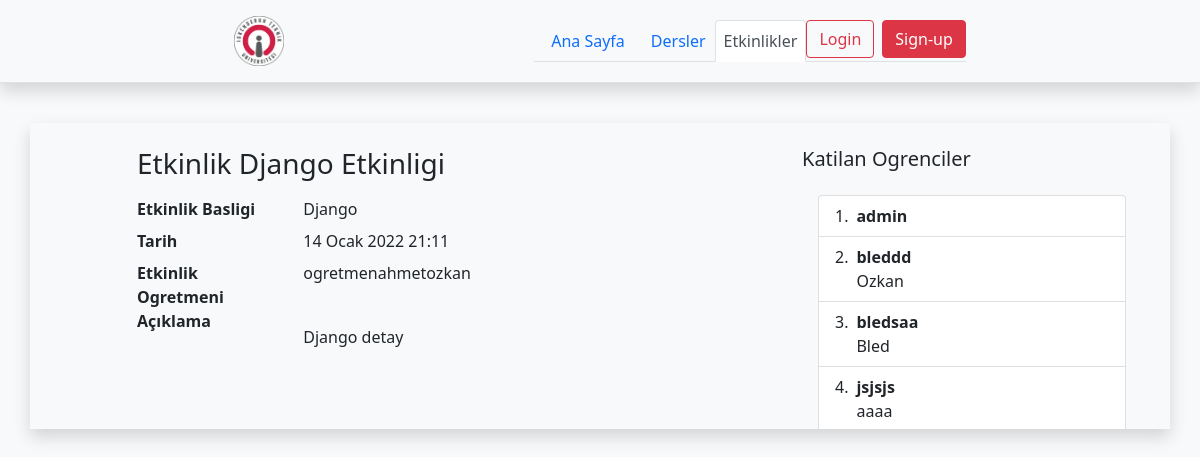
The page /events/event/8 on the database its author committed.
### events/models.py (models this page shows, shortened)
class Event(models.Model):
    teacher = models.ForeignKey(User, null=True,on_delete=models.CASCADE)
    name = models.CharField(max_length=128,unique=True,verbose_name="Etkinlik adi")
    image  = models.ImageField(upload_to="events/%Y/%m/%d/",default = "events/default_lesson_image.png")
    title = models.CharField(max_length=128, null=True,verbose_name="Baslik")
    description = RichTextField(verbose_name="Icerik")
    students = models.ManyToManyField(User, blank=True,related_name='event_joined')
    date = models.DateTimeField(auto_now=True)
    avaliable = models.BooleanField(default =True)

### events/views.py (the view)
# urls.py: path('event/<int:event_id>',views.event_detail,name="event_detail"),
def event_detail(request,event_id):
    pass
    current_user = request.user
    event = Event.objects.get(id = event_id)
    context = {
       'event':event
    }
    return render(request,'events/event.html',context)

### templates/events/event.html (shortened to what this page needs)
{% extends "base.html" %}
{% load static %}
{% block body %}
{% load crispy_forms_tags %}
<div class="container shadow">
  <div class="row ">
    <div class="col-1"></div>
    <div class="col-7">
<br>
      <h3>{{event.name}} Etkinligi</h3>
      <dl class="row">
        <dt class="col-sm-3">Etkinlik Basligi</dt>
        <dd class="col-sm-9">{{event.title}}</dd>
        <dt class="col-sm-3">Tarih</dt>
        <dd class="col-sm-9">{{event.date }}</dd>
        <dt class="col-sm-3">Etkinlik Ogretmeni</dt>
        <dd class="col-sm-9">{{event.teacher }}</dd>
          <dt class="col-sm-3">Açıklama</dt>
        <dd class="col-sm-9">
          <p>{{event.description | safe }}</p>
        </dd>
      </dl>
    </div>
    <div class="col-4">
        <br>  <h5>Katilan Ogrenciler</h5>
        <div class="overflow-auto p-3 mb-3 mb-md-0 me-md-3 bg-light" style="max-width: 500px; max-height: 250px;">
        <ol class="list-group list-group-numbered">
          {% if event.students.all %}
          {% for student in event.students.all %}
          <li class="list-group-item d-flex justify-content-between
            align-items-start">
            <div class="ms-2 me-auto">
              <div class="fw-bold">{{student.username}}</div>
              {{student.last_name}}
            </div>
          </li>
          {% endfor %}
          {% endif %}
        </ol>
      </div></div>
    </div>
    </div>
{% endblock body %}

### rows shown on the page
Event: name "Etkinlik Django", title "Django", date "14 Ocak 2022 21:11", teacher "ogretmenahmetozkan", description "Django detay"

### other values the page prints
{{ student.username }} "admin"
{{ student.username }} "bleddd"
{{ student.last_name }} "Ozkan"
{{ student.username }} "bledsaa"
{{ student.last_name }} "Bled"
{{ student.username }} "jsjsjs"
{{ student.last_name }} "aaaa"
